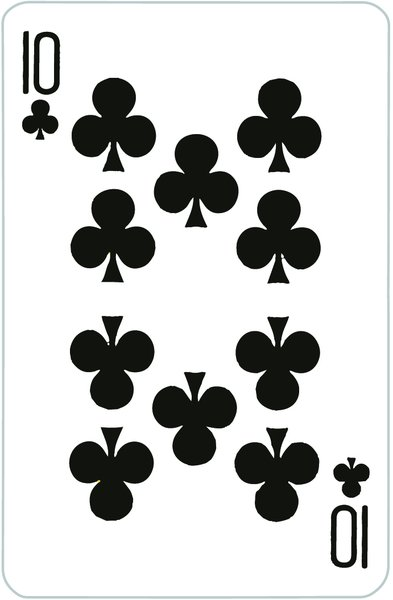
#> input picture assets/card-faces/10C.jpg, 393 x 600 px, given in place of chipLogo.png, which was not available
$ python make_graphics.py ../../assets/card-faces ../../assets/card-faces/2C.jpg out.png
#> lines starting #> are read from the running program, lines starting #| are printed output that depends on the picture; after the words box and inside, x2 and y2 are one past the last pixel; in counts of white or black regions, pixels touching at a corner belong together
"""Generate Google Play icon (512x512) and feature graphic (1024x500) from assets/chipLogo.png."""
import sys
from pathlib import Path
from PIL import Image, ImageDraw, ImageFilter, ImageFont

repo = Path(sys.argv[1])
fonts = Path(sys.argv[2])
out = Path(sys.argv[3])
out.mkdir(parents=True, exist_ok=True)

logo = Image.open(repo / "assets/chipLogo.png").convert("RGB")
#> logo is the input picture: PIL image 393x600 RGB; mean R, G, B 202.6, 203.4, 202.3

# --- Icon: Play wants 512x512 PNG, full square (Play applies its own rounded mask) ---
logo.resize((512, 512), Image.LANCZOS).save(out / "icon-512.png", optimize=True)
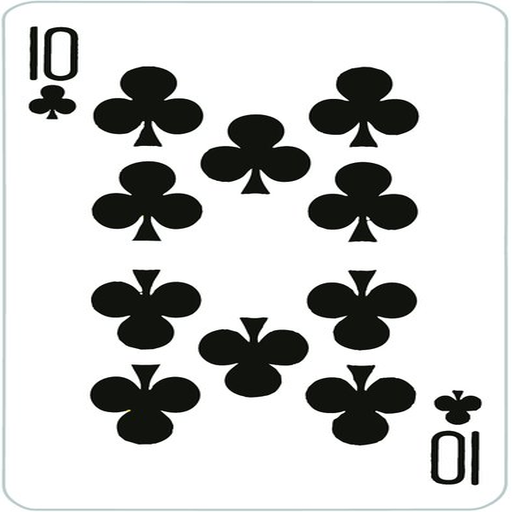
#> saved as icon-512.png: PIL image 512x512 RGB; mean R, G, B 202.5, 203.3, 202.2

# --- Chip cut-out with alpha (chip centre ~ (627,627), radius ~ 432 in the 1254px source) ---
S = 4  # supersample for a smooth mask edge
cx, cy, r = 627, 627, 431
mask = Image.new("L", (logo.width * S, logo.height * S), 0)
#> mask: PIL image 1572x2400 L; every value is 0
ImageDraw.Draw(mask).ellipse(((cx - r) * S, (cy - r) * S, (cx + r) * S, (cy + r) * S), fill=255)
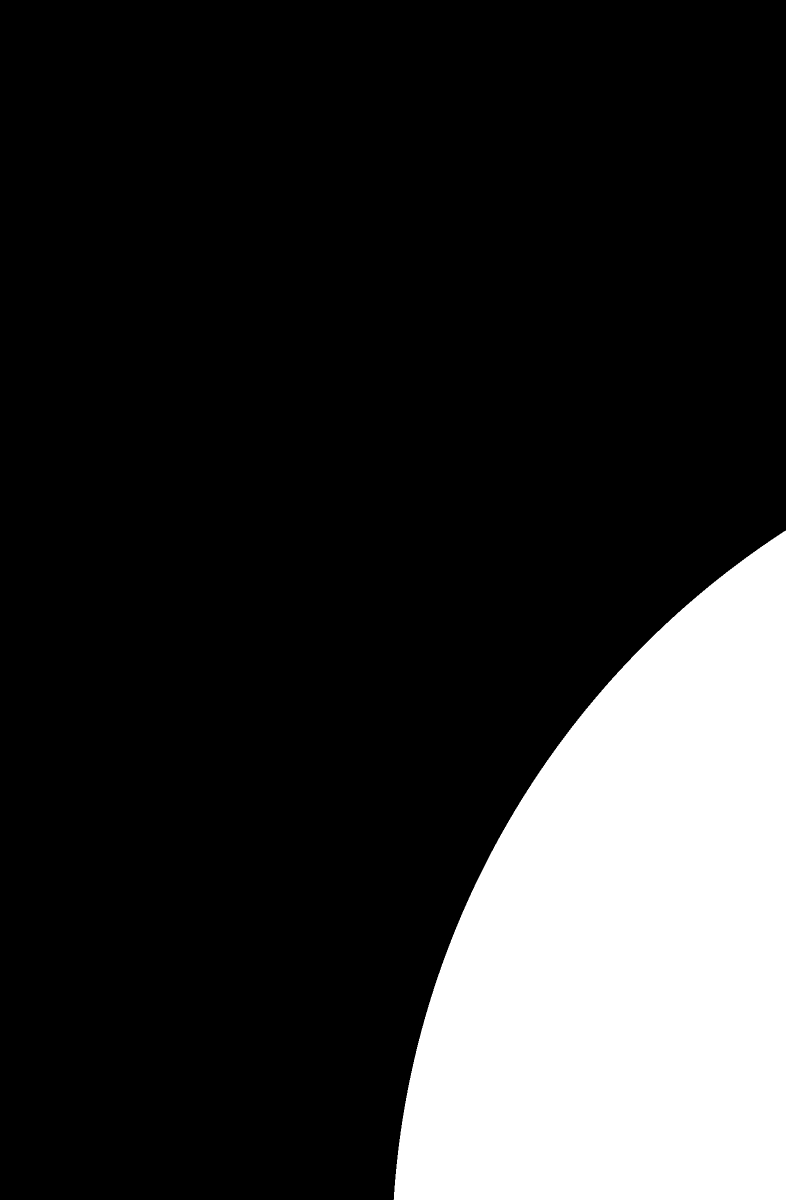
#> mask: PIL image 1572x2400 L (shown at 1/2 size); 19% white; 1 white region, box (x1, y1, x2, y2) and area: (787, 1061, 1572, 2400) 718537
mask = mask.resize(logo.size, Image.LANCZOS)
#> mask: PIL image 393x600 L
chip = logo.copy()
chip.putalpha(mask)
chip = chip.crop((cx - r, cy - r, cx + r, cy + r))
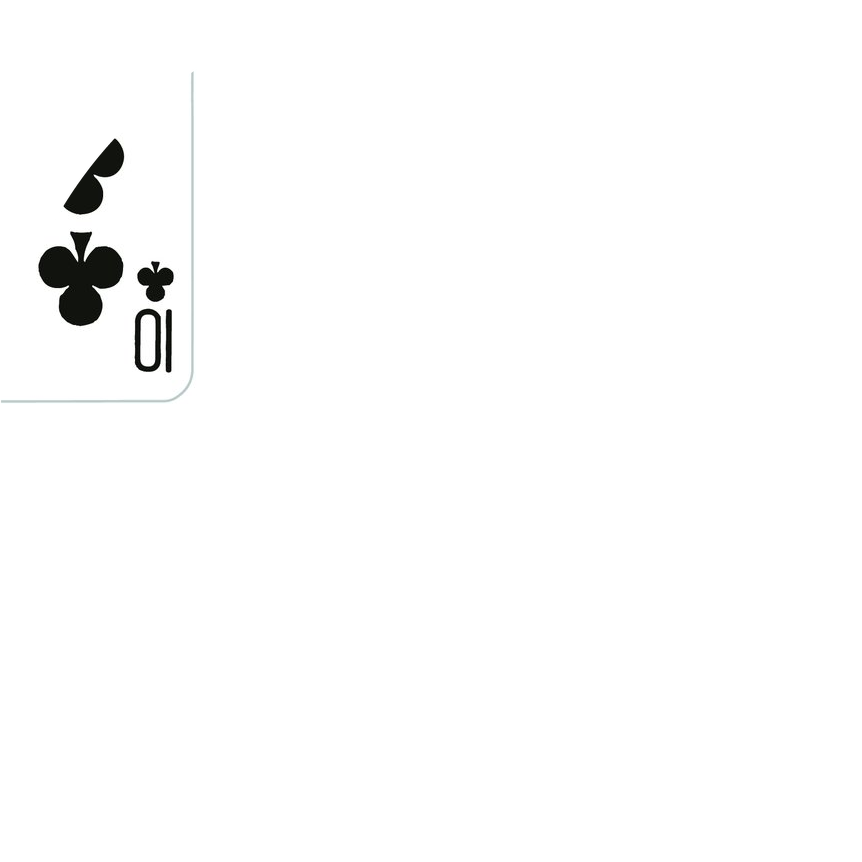
#> chip: PIL image 862x862 RGBA; mean R, G, B, A 21.2, 21.3, 21.2, 15.4; transparent parts drawn white

# --- Feature graphic 1024x500 ---
W, H = 1024, 500
bg = Image.new("RGB", (W, H), "#0d0d16")
# radial glow behind the chip, in the app's navy palette
glow = Image.new("L", (W, H), 0)
#> glow: PIL image 1024x500 L; every value is 0
ImageDraw.Draw(glow).ellipse((560, -60, 1100, 560), fill=255)
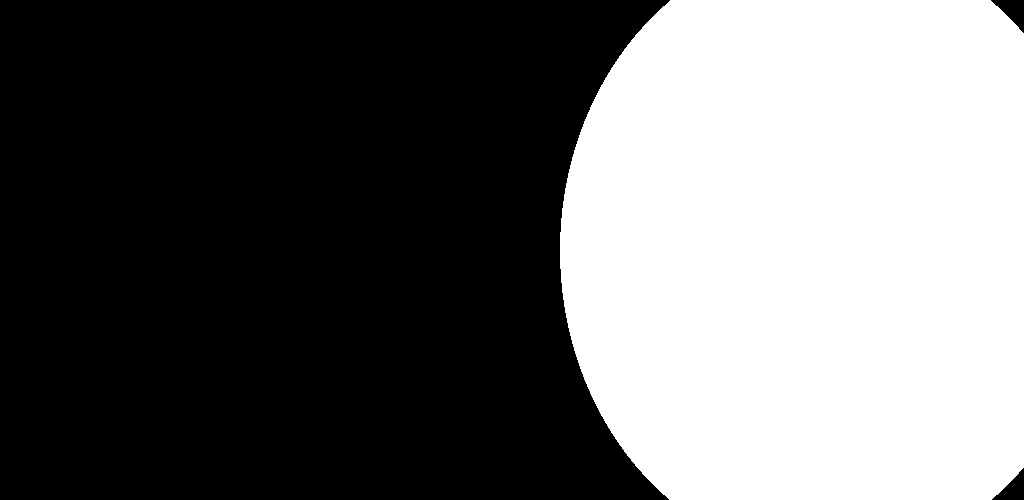
#> glow: PIL image 1024x500 L; 41.9% white; 1 white region, box (x1, y1, x2, y2) and area: (560, 0, 1024, 500) 214393
glow = glow.filter(ImageFilter.GaussianBlur(120))
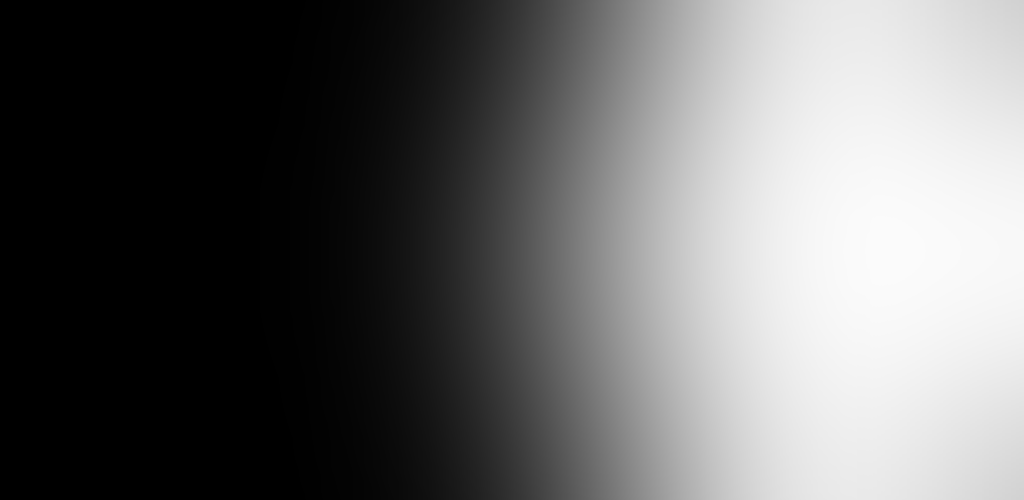
#> glow: PIL image 1024x500 L; min 0, max 251, mean 102.5
bg = Image.composite(Image.new("RGB", (W, H), "#2a2a3e"), bg, glow)

# chip with a soft drop shadow, right side
size = 340
c = chip.resize((size, size), Image.LANCZOS)
x, y = W - size - 64, (H - size) // 2
shadow = Image.new("L", (W, H), 0)
ImageDraw.Draw(shadow).ellipse((x + 10, y + 22, x + size + 10, y + size + 22), fill=170)
#> shadow: PIL image 1024x500 L; values 0 (black) and 170 (white), 17.8% white; 1 white region, box (x1, y1, x2, y2) and area: (630, 102, 971, 443) 91265
shadow = shadow.filter(ImageFilter.GaussianBlur(22))
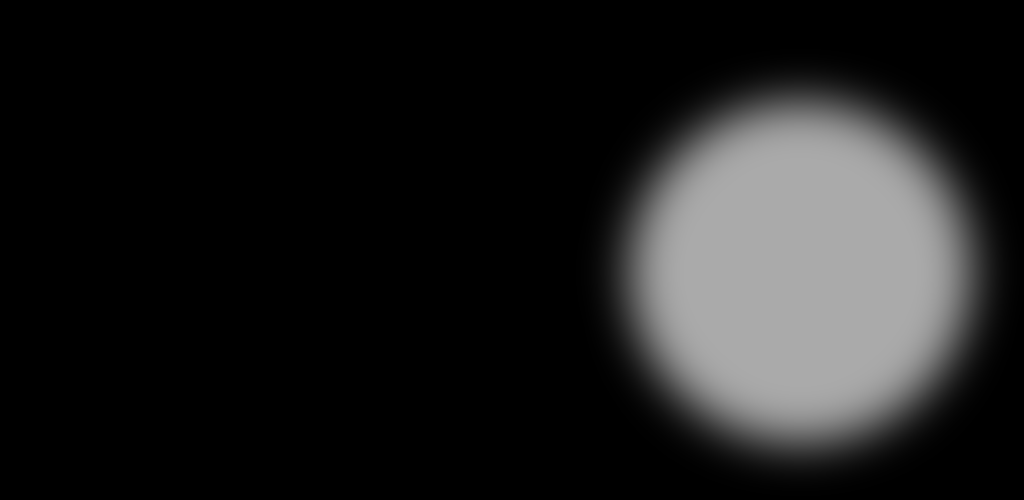
#> shadow: PIL image 1024x500 L; min 0, max 170, mean 30.3
bg = Image.composite(Image.new("RGB", (W, H), "#000000"), bg, shadow)
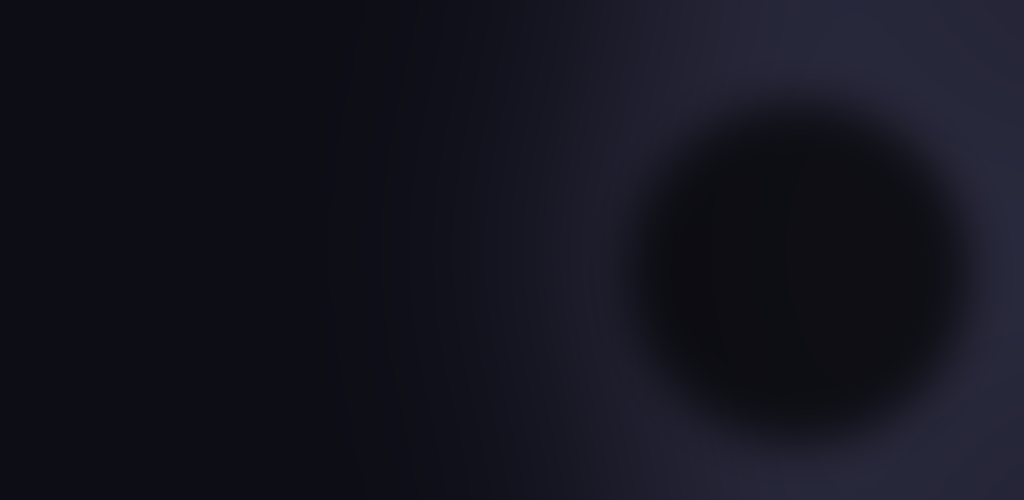
#> bg: PIL image 1024x500 RGB; mean R, G, B 20, 20, 31.2
bg.paste(c, (x, y), c)

d = ImageDraw.Draw(bg)

def font(path, size, weight):
    f = ImageFont.truetype(str(path), size)
#> (the run stopped early here; a loop or call above may not have finished)

$ run again, on assets/card-faces/3C.jpg
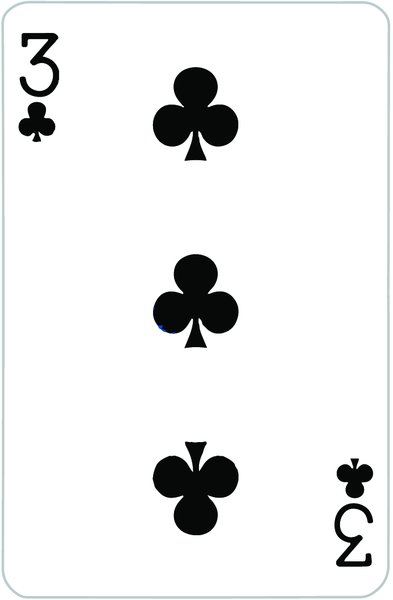
#> input picture assets/card-faces/3C.jpg, 393 x 600 px, given in place of chipLogo.png, which was not available
#> logo is the input picture: PIL image 393x600 RGB; mean R, G, B 235, 235.5, 235.5
#> `logo.resize((512, 512), Image.LANCZOS).save(out / "icon-512.png", opti..`:
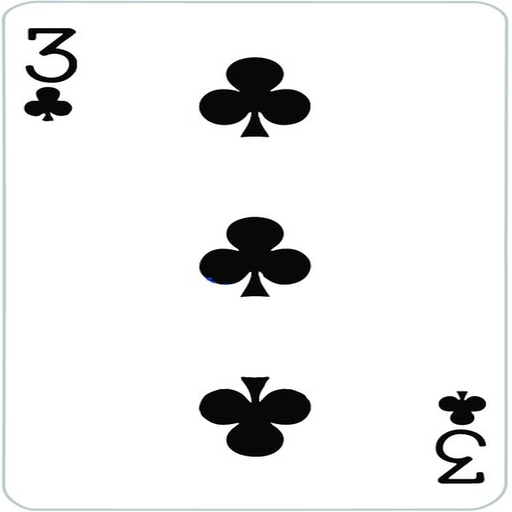
#> saved as icon-512.png: PIL image 512x512 RGB; mean R, G, B 235, 235.5, 235.4
#> `chip = chip.crop((cx - r, cy - r, cx + r, cy + r))`:
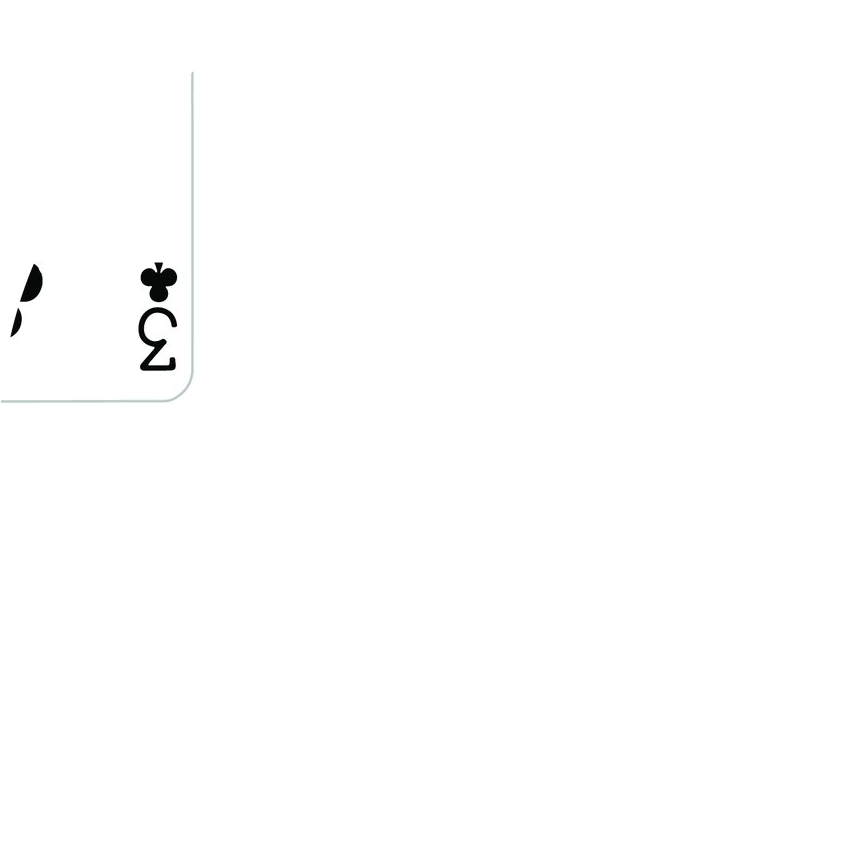
#> chip: PIL image 862x862 RGBA; mean R, G, B, A 25, 25.1, 25.1, 15.4; transparent parts drawn white

$ run again, on assets/card-faces/4C.jpg
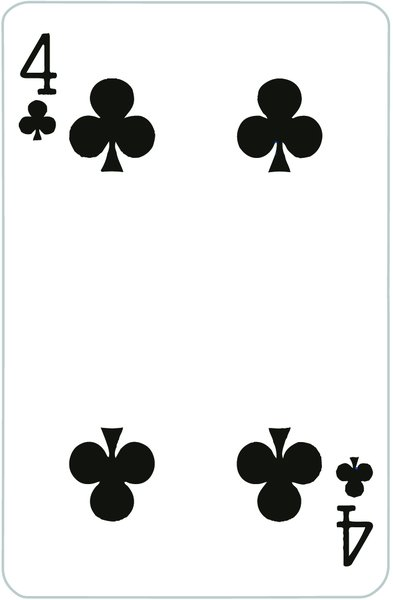
#> input picture assets/card-faces/4C.jpg, 393 x 600 px, given in place of chipLogo.png, which was not available
#> logo is the input picture: PIL image 393x600 RGB; mean R, G, B 231.1, 231.6, 231.1
#> `logo.resize((512, 512), Image.LANCZOS).save(out / "icon-512.png", opti..`:
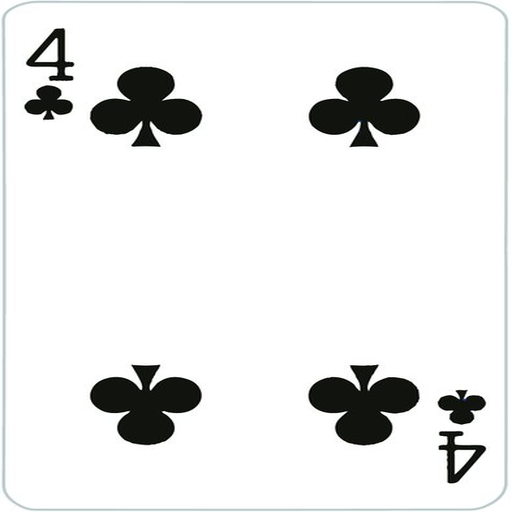
#> saved as icon-512.png: PIL image 512x512 RGB; mean R, G, B 231, 231.6, 231.1
#> `chip = chip.crop((cx - r, cy - r, cx + r, cy + r))`:
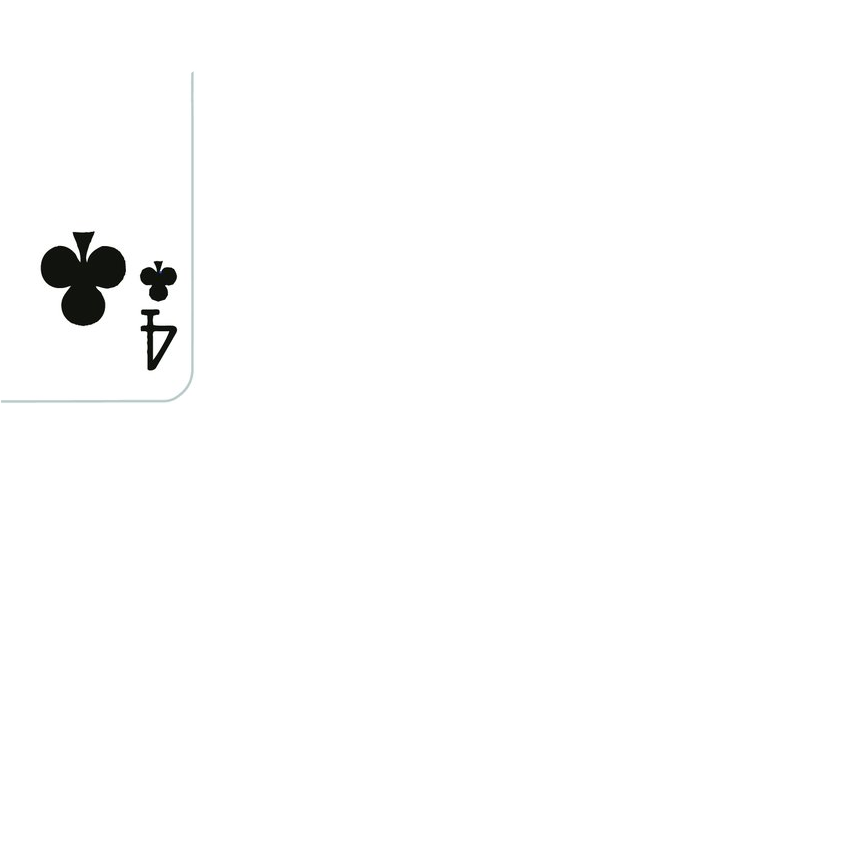
#> chip: PIL image 862x862 RGBA; mean R, G, B, A 25.1, 25.2, 25.1, 15.4; transparent parts drawn white

$ run again, on assets/card-faces/5C.jpg
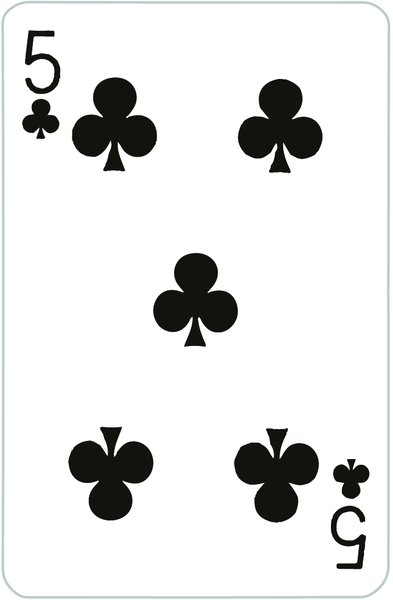
#> input picture assets/card-faces/5C.jpg, 393 x 600 px, given in place of chipLogo.png, which was not available
#> logo is the input picture: PIL image 393x600 RGB; mean R, G, B 226.6, 227.2, 226.6
#> `chip = chip.crop((cx - r, cy - r, cx + r, cy + r))`:
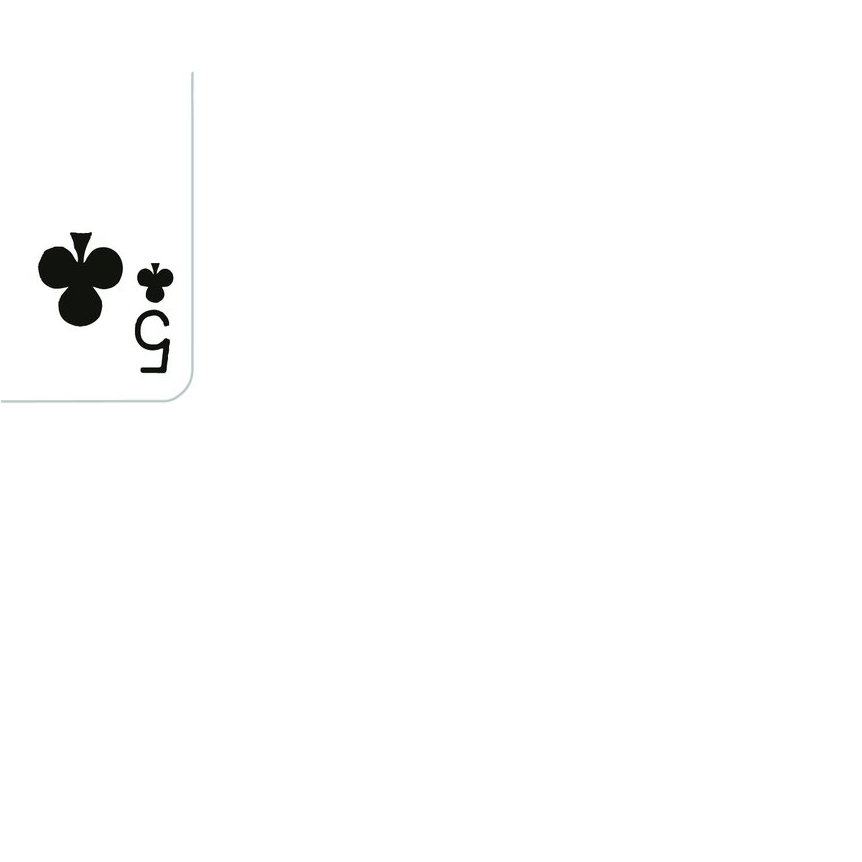
#> chip: PIL image 862x862 RGBA; mean R, G, B, A 24.4, 24.5, 24.4, 15.4; transparent parts drawn white
